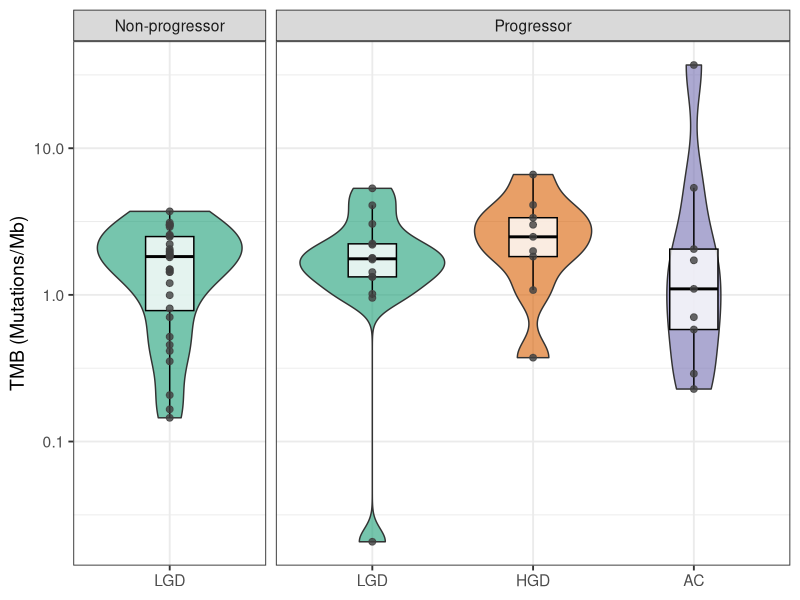

Source code (R):
library(readr)
library(dplyr)
library(ggplot2)

metadata <- read_tsv("metadata/final_metadata_qc_pass.tsv")
tmb <- read_tsv("data/mutations_per_Mb.tsv", col_names = c("sanger_dna_id", "tmb")) |>
    left_join(metadata) |>
    mutate(
        grade_of_dysplasia = case_when(
            grade_of_dysplasia == "Low grade" ~ "LGD",
            grade_of_dysplasia == "High grade" ~ "HGD",
            grade_of_dysplasia == "Adenocarcinoma" ~ "AC",
            grade_of_dysplasia == "NOS" ~ "NOS",
            TRUE ~ NA_character_ 
        )
    ) |>
    filter(!grade_of_dysplasia == "NOS")

tmb[["grade_of_dysplasia"]] <- factor(
    tmb[["grade_of_dysplasia"]], 
    levels = c("LGD", "HGD", "AC")
    )

p <- ggplot(tmb, aes(x = grade_of_dysplasia, y = tmb, fill = grade_of_dysplasia)) +
        geom_violin(trim = TRUE, alpha = 0.6) +
        geom_boxplot(outlier.shape = NA, alpha = 0.8, width = 0.3, fill = "white", color = "black") +
        geom_jitter(size = 2, alpha = 0.8, color = "grey25",
                    position = position_dodge(width = 0)) +
        facet_grid(~ group, scales = "free_x", space = "free") +
        labs(
            y = "TMB (Mutations/Mb)"
        ) +
        theme_bw(base_size = 14) +
        theme(legend.position = "none",
              axis.title.x = element_blank()) +
        scale_fill_brewer(palette = "Dark2") +
        scale_y_log10()

ggsave("plots/TMB/test.png", p)
